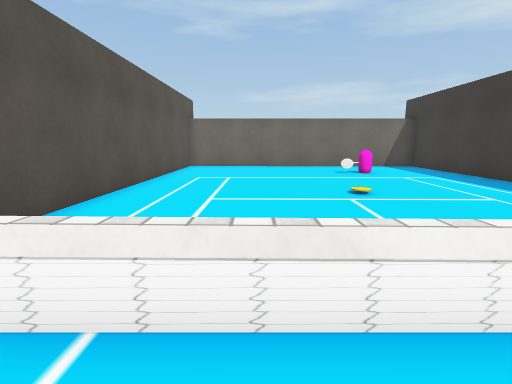
View 1 (above)

12 first-person views from a walk through a Unity game level. The camera is 1.2 m above the floor, tilts 10° down and sees 85° across. The floor is counted in squares, 1 m on a side. Each view is taken from the middle of a square. On the plan, view 1 faces up. The plan holds only what a view shows up to about 13 squares ahead; the rest is blank. The player character is not drawn. Some surface patterns are stand-ins.

View 2
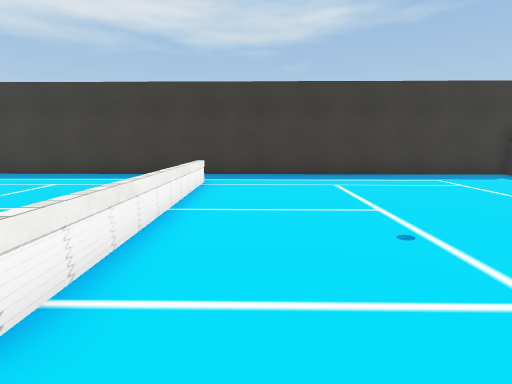

View 3
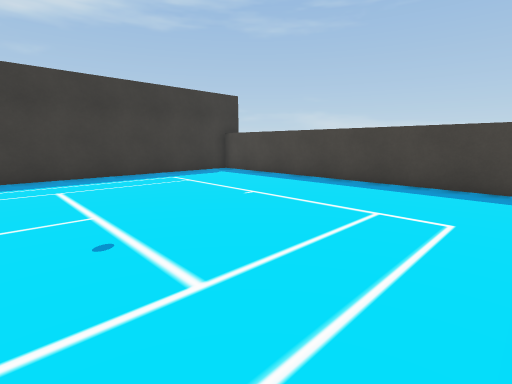

View 4
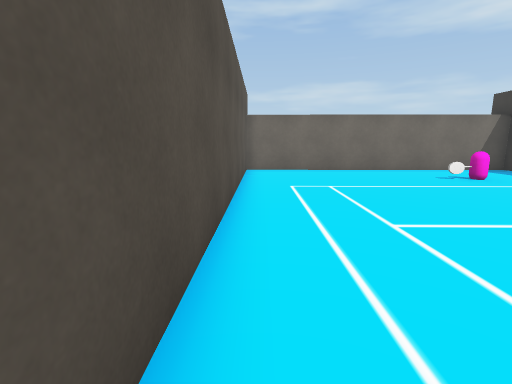

View 5
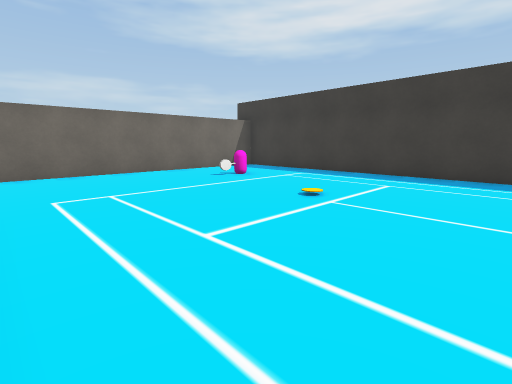

View 6
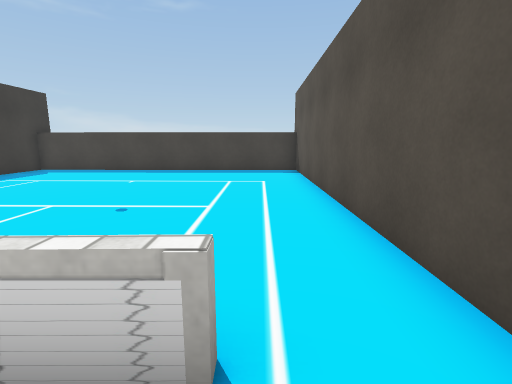

View 7
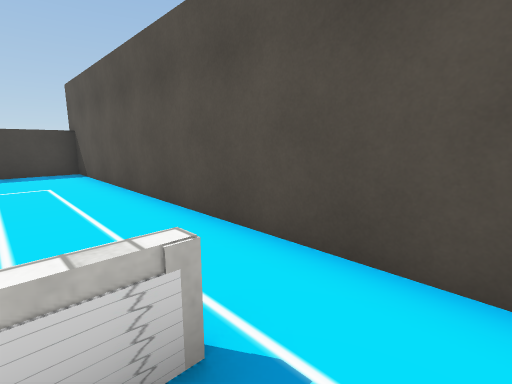

View 8
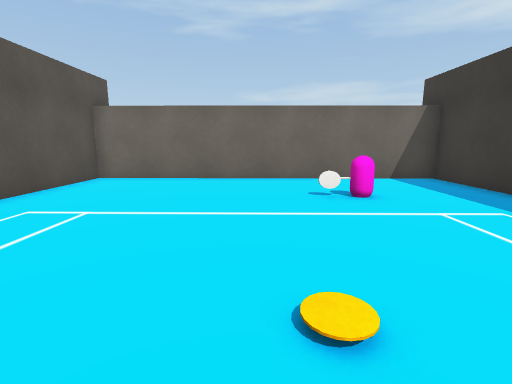

View 9
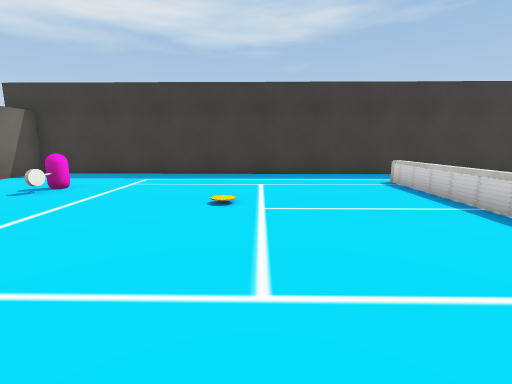

View 10
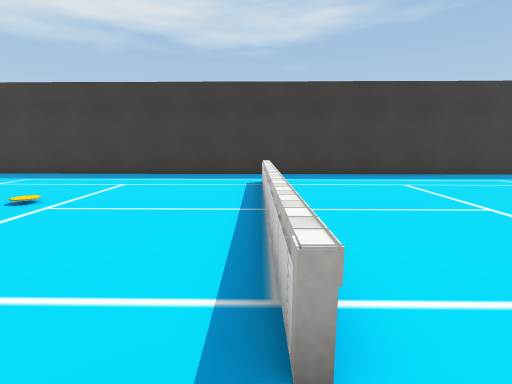

View 11
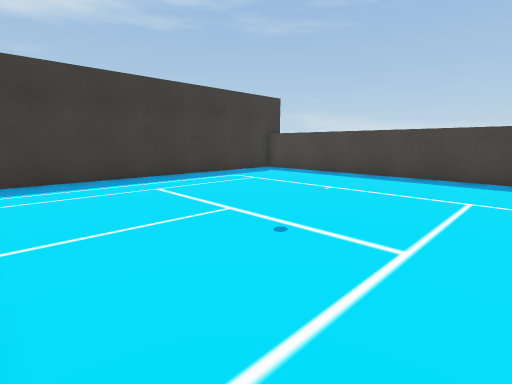

View 12
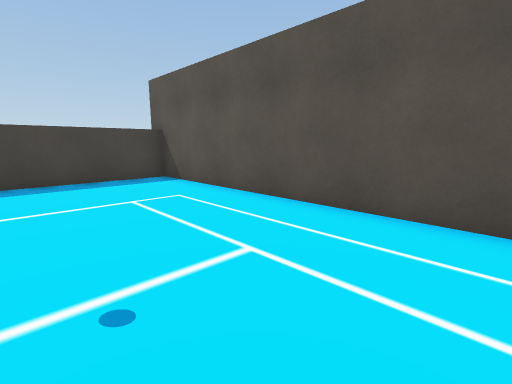

### Floor plan
Ten units are one square. View 1 is at (0, 0); x grows to the right and y downward. Boxes are objects, and circles mark ways between rooms. Rooms are numbered by the first view taken in them; rooms with no view inside come last. Other rooms are left out.
<svg viewBox="-44 -151 129 255">
<path fill="none" stroke="#000" d="M-36 -15 -38 99M-39 95 77 96M77 99 78 -16M58 -16 -16 -16M78 -16 80 -145 -34 -146 -36 -15M-19 -18 58 -18"/>
<rect x="35" y="-115" width="10" height="10" fill="#bbb"><title>other object</title></rect>
<circle cx="-30" cy="-20" r="3" fill="#2a7"/>
<circle cx="70" cy="-20" r="3" fill="#2a7"/>
<text x="20" y="40">1</text>
<text x="20" y="-80">2</text>
</svg>
Room 1 opens to room 2.

Where each view was taken, in squares from view 1:
view 1: 0 up, 0 right, facing up
view 2: 0 up, 3 left, facing right
view 3: 1 down, 3 left, facing down-right
view 4: 2 up, 3 left, facing up
view 5: 3 up, 3 left, facing up-right
view 6: 3 up, 2 left, facing down
view 7: 3 up, 1 left, facing down-left
view 8: 5 up, 2 right, facing up
view 9: 6 up, 3 left, facing right
view 10: 2 up, 3 left, facing right
view 11: 1 up, 2 left, facing down-right
view 12: 0 up, 1 right, facing down-left
